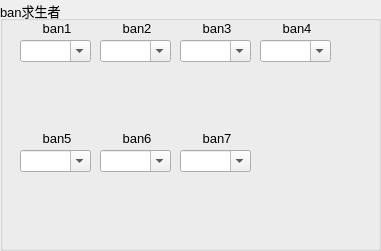
  <widget class="QGroupBox" name="groupBox_3">
   <property name="geometry">
    <rect>
     <x>30</x>
     <y>110</y>
     <width>381</width>
     <height>251</height>
    </rect>
   </property>
   <property name="font">
    <font>
     <family>Arial</family>
     <pointsize>10</pointsize>
     <weight>50</weight>
     <bold>false</bold>
    </font>
   </property>
   <property name="title">
    <string>ban求生者</string>
   </property>
   <widget class="QComboBox" name="cBoxSurBan1">
    <property name="geometry">
     <rect>
      <x>20</x>
      <y>40</y>
      <width>71</width>
      <height>22</height>
     </rect>
    </property>
    <property name="editable">
     <bool>true</bool>
    </property>
   </widget>
   <widget class="QLabel" name="label_3">
    <property name="geometry">
     <rect>
      <x>30</x>
      <y>20</y>
      <width>54</width>
      <height>16</height>
     </rect>
    </property>
    <property name="text">
     <string>ban1</string>
    </property>
    <property name="alignment">
     <set>Qt::AlignCenter</set>
    </property>
    <property name="buddy">
     <cstring>cBoxSurBan1</cstring>
    </property>
   </widget>
   <widget class="QLabel" name="labSurBan1Pic">
    <property name="geometry">
     <rect>
      <x>30</x>
      <y>70</y>
      <width>51</width>
      <height>51</height>
     </rect>
    </property>
    <property name="text">
     <string/>
    </property>
   </widget>
   <widget class="QLabel" name="label_4">
    <property name="geometry">
     <rect>
      <x>110</x>
      <y>20</y>
      <width>54</width>
      <height>16</height>
     </rect>
    </property>
    <property name="text">
     <string>ban2</string>
    </property>
    <property name="alignment">
     <set>Qt::AlignCenter</set>
    </property>
    <property name="buddy">
     <cstring>cBoxSurBan2</cstring>
    </property>
   </widget>
   <widget class="QComboBox" name="cBoxSurBan2">
    <property name="geometry">
     <rect>
      <x>100</x>
      <y>40</y>
      <width>71</width>
      <height>22</height>
     </rect>
    </property>
    <property name="editable">
     <bool>true</bool>
    </property>
   </widget>
   <widget class="QLabel" name="labSurBan2Pic">
    <property name="geometry">
     <rect>
      <x>109</x>
      <y>70</y>
      <width>51</width>
      <height>51</height>
     </rect>
    </property>
    <property name="text">
     <string/>
    </property>
   </widget>
   <widget class="QLabel" name="label_5">
    <property name="geometry">
     <rect>
      <x>190</x>
      <y>20</y>
      <width>54</width>
      <height>16</height>
     </rect>
    </property>
    <property name="text">
     <string>ban3</string>
    </property>
    <property name="alignment">
     <set>Qt::AlignCenter</set>
    </property>
    <property name="buddy">
     <cstring>cBoxSurBan3</cstring>
    </property>
   </widget>
   <widget class="QComboBox" name="cBoxSurBan3">
    <property name="geometry">
     <rect>
      <x>180</x>
      <y>40</y>
      <width>71</width>
      <height>22</height>
     </rect>
    </property>
    <property name="editable">
     <bool>true</bool>
    </property>
   </widget>
   <widget class="QLabel" name="labSurBan3Pic">
    <property name="geometry">
     <rect>
      <x>189</x>
      <y>70</y>
      <width>51</width>
      <height>51</height>
     </rect>
    </property>
    <property name="text">
     <string/>
    </property>
   </widget>
   <widget class="QLabel" name="label_6">
    <property name="geometry">
     <rect>
      <x>270</x>
      <y>20</y>
      <width>54</width>
      <height>16</height>
     </rect>
    </property>
    <property name="text">
     <string>ban4</string>
    </property>
    <property name="alignment">
     <set>Qt::AlignCenter</set>
    </property>
    <property name="buddy">
     <cstring>cBoxSurBan4</cstring>
    </property>
   </widget>
   <widget class="QComboBox" name="cBoxSurBan4">
    <property name="geometry">
     <rect>
      <x>260</x>
      <y>40</y>
      <width>71</width>
      <height>22</height>
     </rect>
    </property>
    <property name="editable">
     <bool>true</bool>
    </property>
   </widget>
   <widget class="QLabel" name="labSurBan4Pic">
    <property name="geometry">
     <rect>
      <x>269</x>
      <y>70</y>
      <width>51</width>
      <height>51</height>
     </rect>
    </property>
    <property name="text">
     <string/>
    </property>
   </widget>
   <widget class="QLabel" name="label_7">
    <property name="geometry">
     <rect>
      <x>30</x>
      <y>130</y>
      <width>54</width>
      <height>16</height>
     </rect>
    </property>
    <property name="text">
     <string>ban5</string>
    </property>
    <property name="alignment">
     <set>Qt::AlignCenter</set>
    </property>
    <property name="buddy">
     <cstring>cBoxSurBan5</cstring>
    </property>
   </widget>
   <widget class="QComboBox" name="cBoxSurBan5">
    <property name="geometry">
     <rect>
      <x>20</x>
      <y>150</y>
      <width>71</width>
      <height>22</height>
     </rect>
    </property>
    <property name="editable">
     <bool>true</bool>
    </property>
   </widget>
   <widget class="QLabel" name="labSurBan5Pic">
    <property name="geometry">
     <rect>
      <x>30</x>
      <y>180</y>
      <width>51</width>
      <height>51</height>
     </rect>
    </property>
    <property name="text">
     <string/>
    </property>
   </widget>
   <widget class="QComboBox" name="cBoxSurBan6">
    <property name="geometry">
     <rect>
      <x>100</x>
      <y>150</y>
      <width>71</width>
      <height>22</height>
     </rect>
    </property>
    <property name="editable">
     <bool>true</bool>
    </property>
   </widget>
   <widget class="QLabel" name="label_17">
    <property name="geometry">
     <rect>
      <x>110</x>
      <y>130</y>
      <width>54</width>
      <height>16</height>
     </rect>
    </property>
    <property name="text">
     <string>ban6</string>
    </property>
    <property name="alignment">
     <set>Qt::AlignCenter</set>
    </property>
    <property name="buddy">
     <cstring>cBoxSurBan6</cstring>
    </property>
   </widget>
   <widget class="QLabel" name="labSurBan6Pic">
    <property name="geometry">
     <rect>
      <x>110</x>
      <y>180</y>
      <width>51</width>
      <height>51</height>
     </rect>
    </property>
    <property name="text">
     <string/>
    </property>
   </widget>
   <widget class="QLabel" name="label_34">
    <property name="geometry">
     <rect>
      <x>190</x>
      <y>130</y>
      <width>54</width>
      <height>16</height>
     </rect>
    </property>
    <property name="text">
     <string>ban7</string>
    </property>
    <property name="alignment">
     <set>Qt::AlignCenter</set>
    </property>
    <property name="buddy">
     <cstring>cBoxSurBan6</cstring>
    </property>
   </widget>
   <widget class="QComboBox" name="cBoxSurBan7">
    <property name="geometry">
     <rect>
      <x>180</x>
      <y>150</y>
      <width>71</width>
      <height>22</height>
     </rect>
    </property>
    <property name="editable">
     <bool>true</bool>
    </property>
   </widget>
   <widget class="QLabel" name="labSurBan7Pic">
    <property name="geometry">
     <rect>
      <x>190</x>
      <y>180</y>
      <width>51</width>
      <height>51</height>
     </rect>
    </property>
    <property name="text">
     <string/>
    </property>
   </widget>
  </widget>
